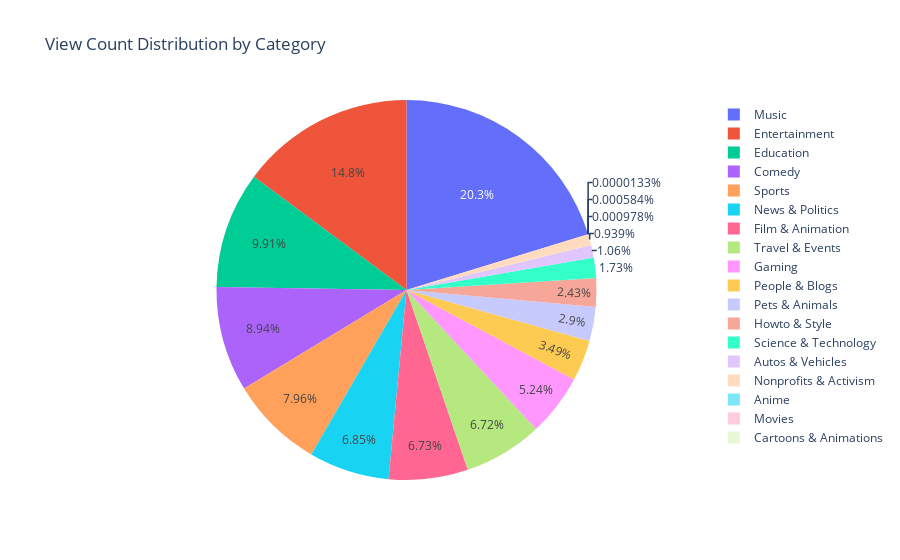

Source (notebook cell):
### Code cell
fig = px.pie(df,
             names='category',
             values='view_count',
             title='View Count Distribution by Category')
fig.show()

### Figure 1 — Plotly figure (JSON) as saved in the notebook; plotly's stock layout.template omitted (floating-point values rounded to 4 significant figures; data arrays with more than 128 entries replaced by an {"elided": "..."} marker saying what was removed)
{"data": [{"domain": {"x": [0, 1], "y": [0, 1]}, "hovertemplate": "category=%{label}<br>view_count=%{value}<extra></extra>", "labels": {"elided": "1530 str values"}, "legendgroup": "", "name": "", "showlegend": true, "type": "pie", "values": {"elided": "1530 int values"}}], "layout": {"autosize": true, "legend": {"tracegroupgap": 0}, "title": {"text": "View Count Distribution by Category"}}}
